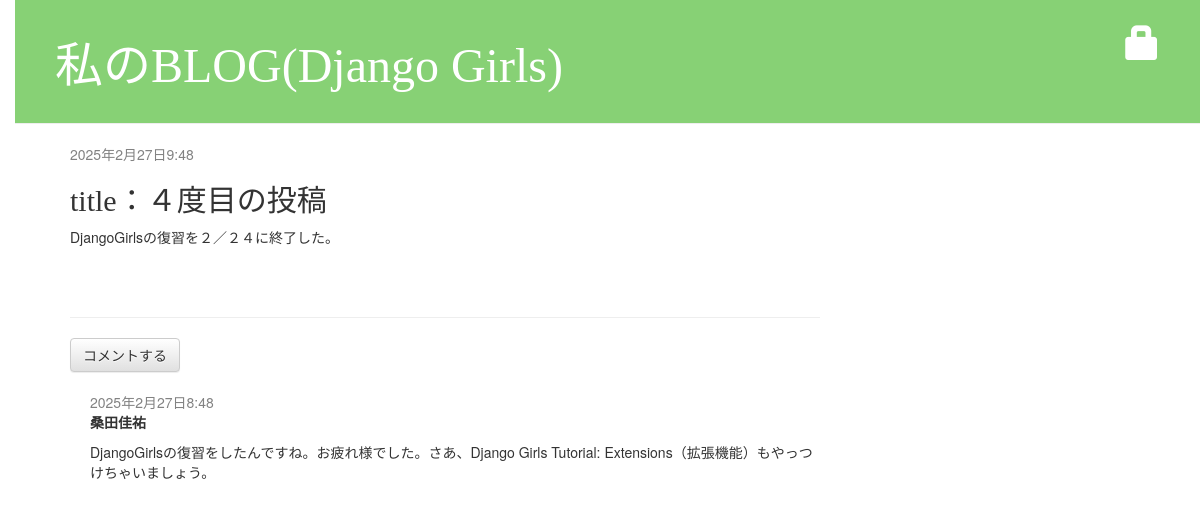
The app's page /post/4/ with its own data.
### blog/models.py (models this page shows, shortened)
class Post(models.Model):
    author = models.ForeignKey(settings.AUTH_USER_MODEL, on_delete=models.CASCADE)
    title = models.CharField(max_length=200)
    text = models.TextField()
    created_date = models.DateTimeField(default=timezone.now)
    published_date = models.DateTimeField(blank=True, null=True)

class Comment(models.Model):
    post = models.ForeignKey('blog.Post', on_delete=models.CASCADE, related_name='comments')
    author = models.CharField(max_length=200)
    text = models.TextField()
    created_date = models.DateTimeField(default=timezone.now)
    approved_comment = models.BooleanField(default=False)

### blog/views.py (the view)
# urls.py: path('post/<int:pk>/', views.post_detail, name='post_detail'),
def post_detail(request, pk):
    post = get_object_or_404(Post, pk=pk)
    return render(request, 'blog/post_detail.html', {'post': post})

### blog/templates/blog/post_detail.html (shortened to what this page needs)
{% extends 'blog/base.html' %}
{% block content %}
    <div class="post">
        {% if post.published_date %}
            <div class="date">
                {{ post.published_date }}
            </div>
        {% else %}
            <form method="POST" action="{% url 'post_publish' pk=post.pk %}" class="post-form">{% csrf_token %}
                <button type="submit" class="post btn btn-secondary" name="publish">投稿する</button>
            </form>
        {% endif %}
        <h2>title：{{ post.title}}</h2>
        <p>{{ post.text | linebreaksbr}}</p>
    </div>
    <hr>
    <a class="btn btn-default" href="{% url 'add_comment_to_post' pk=post.pk %}">コメントする</a>
    {% for comment in post.comments.all %}
        {% if user.is_authenticated or comment.approved_comment %}
            <div class="comment">
                <div class="date">
                    {{ comment.created_date }}
                </div>
                <strong>{{ comment.author }}</strong>
                <p>{{ comment.text|linebreaks }}</p>
            </div>
        {% endif %}
    {% empty %}
        <p>まだコメントはありません。</p>
    {% endfor %}
{% endblock%}

### blog/static/css/blog.css (style rules this page uses)
body { padding-left: 15px; }
h1, h2, h3, h4 { font-family: 'メイリオ'; }
.date { color: #828282; }
.post { margin-bottom: 70px; }
.comment { margin: 20px 0px 20px 20px; }

### records on screen
Post: published_date "2025年2月27日9:48", title "４度目の投稿", text "DjangoGirlsの復習を２／２４に終了した。"
Comment: created_date "2025年2月27日8:48", author "桑田佳祐", text "DjangoGirlsの復習をしたんですね。お疲れ様でした。さあ、Django Girls Tutorial: Extensions（拡張機能）もやっつけちゃいましょう。"
